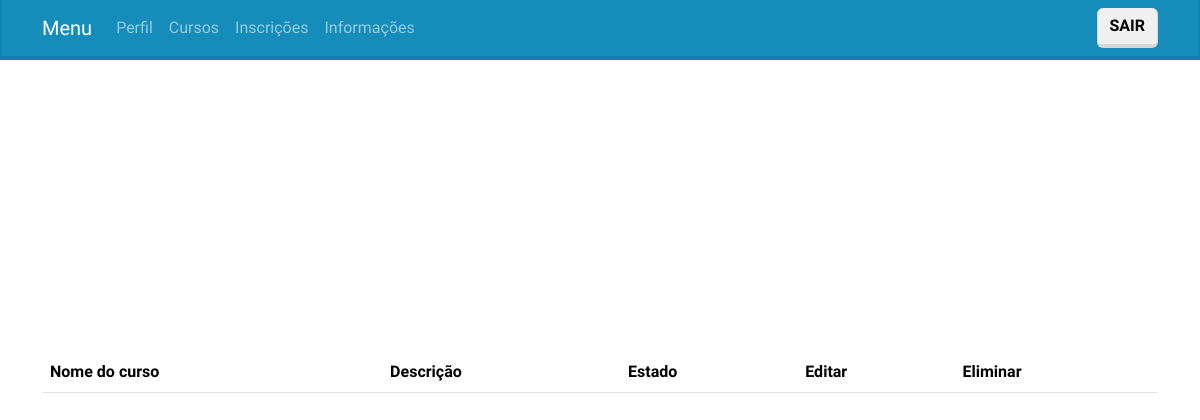
The app's page /paginas/inscricoes.php (signed in), older data.
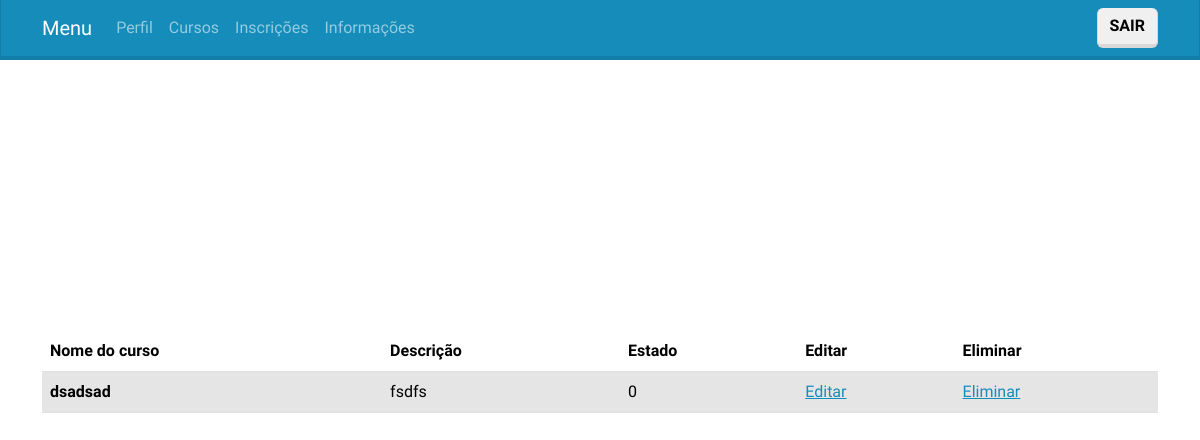
The same page, newer data.
### tables this page shows
CREATE TABLE `inscricao` (
  `id_utilizador` int(40) NOT NULL,
  `id_curso` int(40) NOT NULL,
  `descricao` varchar(200) NOT NULL,
  `estado` int(1) NOT NULL DEFAULT 0
);

CREATE TABLE `curso` (
  `id_curso` int(40) NOT NULL,
  `nome` varchar(100) NOT NULL,
  `descricao` varchar(100) NOT NULL,
  `vagas` int(40) NOT NULL,
  `vagas_preenchidas` int(40) NOT NULL,
  `data_inicio` date NOT NULL,
  `data_fim` date NOT NULL,
  `metodo_selecao` varchar(100) NOT NULL
);

### paginas/inscricoes.php (the view, shortened to what this page needs)
<!DOCTYPE html>
<?php include 'cabecalho.php'; include '../basedados/basedados.h';?>
<?php if (isset($_SESSION['tipo_utilizador']) && $_SESSION['tipo_utilizador'] == 1) : ?>
<?php  $sql = "SELECT c.nome, i.descricao, i.estado,i.id_curso, i.id_utilizador
                FROM inscricao i INNER JOIN curso c
                ON i.id_curso = c.id_curso
                WHERE i.id_utilizador = '{$_SESSION['id_utilizador']}'";
        $result = mysqli_query($conn, $sql);?>
<html lang="pt">
<head>
    <link rel="stylesheet" href="bootstrap.css">
</head>
<body>
            <div class="container d-flex justify-content-center align-items-center" style="height: 80vh;">
                <table class="table table-hover">
                    <thead>
                        <tr>
                            <th scope="col">Nome do curso</th>
                            <th scope="col">Descrição</th>
                            <th scope="col">Estado</th>
                            <th scope="col">Editar</th>
                            <th scope="col">Eliminar</th>
                        </tr>
                    </thead>
                    <tbody>
                        <?php
                        while ($row = mysqli_fetch_assoc($result)) {
                            ?>
                            <tr class="table-active">
                                <th scope="row"><?php echo $row['nome']; ?></th>
                                <td><?php echo $row['descricao']; ?></td>
                                <td><?php echo $row['estado']; ?></td>
                                <td> <a href="editarInscricaoformulario.php?id=<?php echo $row['id_utilizador']; ?>&id_curso=<?php echo $row['id_curso']; ?>">Editar</a></td>
                                <td> <a href="eliminarInscricao.php?id=<?php echo $row['id_utilizador']; ?>&id_curso=<?php echo $row['id_curso']; ?>">Eliminar</a></td>
                            </tr>
                            <?php
                        }
                        ?>
                    </tbody>
                </table>
            </div>
        </body>
</html>
<?php else: header("Location:Erro.php");?>
<?php endif ?>

Row changes from the older to the newer data that the page shows:
added inscricao: id_curso.nome "dsadsad", descricao "fsdfs", estado "0"
